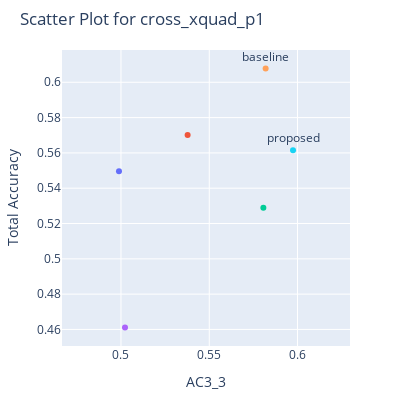
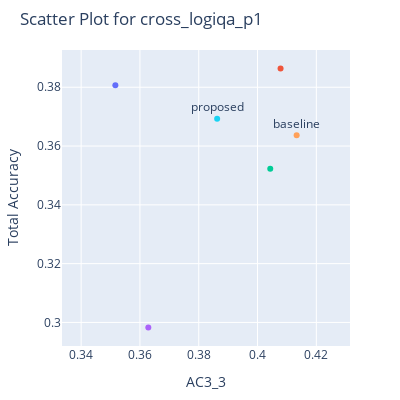
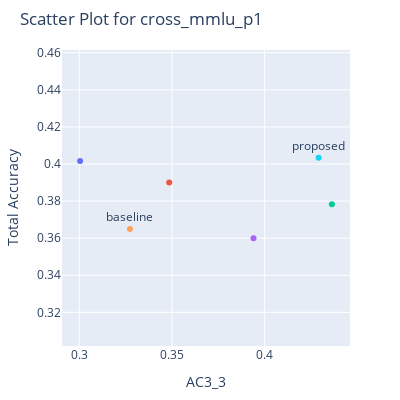

Notebook cell for these charts, in order:
### Code cell
plot_exp_result('./summary/gemma-2b-test-20240227.xlsx', 'gemma-2b.platypus-alpaca-comb.0.16.1e-4.1.gemma', 'gemma-2b.platypus-alpaca-comb.0-1-3.16.1e-4.1.gemma')

### Figure 1 — Plotly figure (JSON) as saved in the notebook; plotly's stock layout.template omitted (floating-point values rounded to 4 significant figures)
{"data": [{"hovertemplate": "name=gemma-2b.platypus-alpaca-comb.0-1.16.1e-4.1.gemma<br>AC3_3=%{x}<br>Total Accuracy=%{y}<extra></extra>", "legendgroup": "gemma-2b.platypus-alpaca-comb.0-1.16.1e-4.1.gemma", "marker": {"color": "#636efa", "symbol": "circle"}, "mode": "markers", "name": "gemma-2b.platypus-alpaca-comb.0-1.16.1e-4.1.gemma", "orientation": "v", "showlegend": true, "type": "scatter", "x": [0.4989], "xaxis": "x", "y": [0.5496], "yaxis": "y"}, {"hovertemplate": "name=gemma-2b.platypus-alpaca-comb.0-2-3.16.1e-4.1.gemma<br>AC3_3=%{x}<br>Total Accuracy=%{y}<extra></extra>", "legendgroup": "gemma-2b.platypus-alpaca-comb.0-2-3.16.1e-4.1.gemma", "marker": {"color": "#EF553B", "symbol": "circle"}, "mode": "markers", "name": "gemma-2b.platypus-alpaca-comb.0-2-3.16.1e-4.1.gemma", "orientation": "v", "showlegend": true, "type": "scatter", "x": [0.5378], "xaxis": "x", "y": [0.5702], "yaxis": "y"}, {"hovertemplate": "name=gemma-2b.platypus-alpaca-comb.0-2.16.1e-4.1.gemma<br>AC3_3=%{x}<br>Total Accuracy=%{y}<extra></extra>", "legendgroup": "gemma-2b.platypus-alpaca-comb.0-2.16.1e-4.1.gemma", "marker": {"color": "#00cc96", "symbol": "circle"}, "mode": "markers", "name": "gemma-2b.platypus-alpaca-comb.0-2.16.1e-4.1.gemma", "orientation": "v", "showlegend": true, "type": "scatter", "x": [0.5806], "xaxis": "x", "y": [0.529], "yaxis": "y"}, {"hovertemplate": "name=gemma-2b.platypus-alpaca-comb.0-1-2-3.16.1e-4.1.gemma<br>AC3_3=%{x}<br>Total Accuracy=%{y}<extra></extra>", "legendgroup": "gemma-2b.platypus-alpaca-comb.0-1-2-3.16.1e-4.1.gemma", "marker": {"color": "#ab63fa", "symbol": "circle"}, "mode": "markers", "name": "gemma-2b.platypus-alpaca-comb.0-1-2-3.16.1e-4.1.gemma", "orientation": "v", "showlegend": true, "type": "scatter", "x": [0.5023], "xaxis": "x", "y": [0.4611], "yaxis": "y"}, {"mode": "markers+text", "name": "gemma-2b.platypus-alpaca-comb.0.16.1e-4.1.gemma", "text": ["baseline"], "textposition": "top center", "type": "scatter", "x": [0.5819], "y": [0.6078]}, {"mode": "markers+text", "name": "gemma-2b.platypus-alpaca-comb.0-1-3.16.1e-4.1.gemma", "text": ["proposed"], "textposition": "top center", "type": "scatter", "x": [0.5974], "y": [0.5616]}], "layout": {"height": 400, "legend": {"title": {"text": "name"}, "tracegroupgap": 0}, "margin": {"b": 50, "l": 50, "r": 50, "t": 50}, "showlegend": false, "title": {"text": "Scatter Plot for cross_xquad_p1"}, "width": 400, "xaxis": {"anchor": "y", "domain": [0, 1], "scaleanchor": "y", "scaleratio": 1, "title": {"text": "AC3_3"}}, "yaxis": {"anchor": "x", "domain": [0, 1], "title": {"text": "Total Accuracy"}}}}

### Figure 2 — Plotly figure (JSON) as saved in the notebook; plotly's stock layout.template omitted (floating-point values rounded to 4 significant figures)
{"data": [{"hovertemplate": "name=gemma-2b.platypus-alpaca-comb.0-1.16.1e-4.1.gemma<br>AC3_3=%{x}<br>Total Accuracy=%{y}<extra></extra>", "legendgroup": "gemma-2b.platypus-alpaca-comb.0-1.16.1e-4.1.gemma", "marker": {"color": "#636efa", "symbol": "circle"}, "mode": "markers", "name": "gemma-2b.platypus-alpaca-comb.0-1.16.1e-4.1.gemma", "orientation": "v", "showlegend": true, "type": "scatter", "x": [0.3516], "xaxis": "x", "y": [0.3807], "yaxis": "y"}, {"hovertemplate": "name=gemma-2b.platypus-alpaca-comb.0-2-3.16.1e-4.1.gemma<br>AC3_3=%{x}<br>Total Accuracy=%{y}<extra></extra>", "legendgroup": "gemma-2b.platypus-alpaca-comb.0-2-3.16.1e-4.1.gemma", "marker": {"color": "#EF553B", "symbol": "circle"}, "mode": "markers", "name": "gemma-2b.platypus-alpaca-comb.0-2-3.16.1e-4.1.gemma", "orientation": "v", "showlegend": true, "type": "scatter", "x": [0.4078], "xaxis": "x", "y": [0.3864], "yaxis": "y"}, {"hovertemplate": "name=gemma-2b.platypus-alpaca-comb.0-2.16.1e-4.1.gemma<br>AC3_3=%{x}<br>Total Accuracy=%{y}<extra></extra>", "legendgroup": "gemma-2b.platypus-alpaca-comb.0-2.16.1e-4.1.gemma", "marker": {"color": "#00cc96", "symbol": "circle"}, "mode": "markers", "name": "gemma-2b.platypus-alpaca-comb.0-2.16.1e-4.1.gemma", "orientation": "v", "showlegend": true, "type": "scatter", "x": [0.4043], "xaxis": "x", "y": [0.3523], "yaxis": "y"}, {"hovertemplate": "name=gemma-2b.platypus-alpaca-comb.0-1-2-3.16.1e-4.1.gemma<br>AC3_3=%{x}<br>Total Accuracy=%{y}<extra></extra>", "legendgroup": "gemma-2b.platypus-alpaca-comb.0-1-2-3.16.1e-4.1.gemma", "marker": {"color": "#ab63fa", "symbol": "circle"}, "mode": "markers", "name": "gemma-2b.platypus-alpaca-comb.0-1-2-3.16.1e-4.1.gemma", "orientation": "v", "showlegend": true, "type": "scatter", "x": [0.3629], "xaxis": "x", "y": [0.2983], "yaxis": "y"}, {"mode": "markers+text", "name": "gemma-2b.platypus-alpaca-comb.0.16.1e-4.1.gemma", "text": ["baseline"], "textposition": "top center", "type": "scatter", "x": [0.4133], "y": [0.3636]}, {"mode": "markers+text", "name": "gemma-2b.platypus-alpaca-comb.0-1-3.16.1e-4.1.gemma", "text": ["proposed"], "textposition": "top center", "type": "scatter", "x": [0.3863], "y": [0.3693]}], "layout": {"height": 400, "legend": {"title": {"text": "name"}, "tracegroupgap": 0}, "margin": {"b": 50, "l": 50, "r": 50, "t": 50}, "showlegend": false, "title": {"text": "Scatter Plot for cross_logiqa_p1"}, "width": 400, "xaxis": {"anchor": "y", "domain": [0, 1], "scaleanchor": "y", "scaleratio": 1, "title": {"text": "AC3_3"}}, "yaxis": {"anchor": "x", "domain": [0, 1], "title": {"text": "Total Accuracy"}}}}

### Figure 3 — Plotly figure (JSON) as saved in the notebook; plotly's stock layout.template omitted (floating-point values rounded to 4 significant figures)
{"data": [{"hovertemplate": "name=gemma-2b.platypus-alpaca-comb.0-1.16.1e-4.1.gemma<br>AC3_3=%{x}<br>Total Accuracy=%{y}<extra></extra>", "legendgroup": "gemma-2b.platypus-alpaca-comb.0-1.16.1e-4.1.gemma", "marker": {"color": "#636efa", "symbol": "circle"}, "mode": "markers", "name": "gemma-2b.platypus-alpaca-comb.0-1.16.1e-4.1.gemma", "orientation": "v", "showlegend": true, "type": "scatter", "x": [0.3005], "xaxis": "x", "y": [0.4017], "yaxis": "y"}, {"hovertemplate": "name=gemma-2b.platypus-alpaca-comb.0-2-3.16.1e-4.1.gemma<br>AC3_3=%{x}<br>Total Accuracy=%{y}<extra></extra>", "legendgroup": "gemma-2b.platypus-alpaca-comb.0-2-3.16.1e-4.1.gemma", "marker": {"color": "#EF553B", "symbol": "circle"}, "mode": "markers", "name": "gemma-2b.platypus-alpaca-comb.0-2-3.16.1e-4.1.gemma", "orientation": "v", "showlegend": true, "type": "scatter", "x": [0.3485], "xaxis": "x", "y": [0.39], "yaxis": "y"}, {"hovertemplate": "name=gemma-2b.platypus-alpaca-comb.0-2.16.1e-4.1.gemma<br>AC3_3=%{x}<br>Total Accuracy=%{y}<extra></extra>", "legendgroup": "gemma-2b.platypus-alpaca-comb.0-2.16.1e-4.1.gemma", "marker": {"color": "#00cc96", "symbol": "circle"}, "mode": "markers", "name": "gemma-2b.platypus-alpaca-comb.0-2.16.1e-4.1.gemma", "orientation": "v", "showlegend": true, "type": "scatter", "x": [0.4362], "xaxis": "x", "y": [0.3783], "yaxis": "y"}, {"hovertemplate": "name=gemma-2b.platypus-alpaca-comb.0-1-2-3.16.1e-4.1.gemma<br>AC3_3=%{x}<br>Total Accuracy=%{y}<extra></extra>", "legendgroup": "gemma-2b.platypus-alpaca-comb.0-1-2-3.16.1e-4.1.gemma", "marker": {"color": "#ab63fa", "symbol": "circle"}, "mode": "markers", "name": "gemma-2b.platypus-alpaca-comb.0-1-2-3.16.1e-4.1.gemma", "orientation": "v", "showlegend": true, "type": "scatter", "x": [0.394], "xaxis": "x", "y": [0.36], "yaxis": "y"}, {"mode": "markers+text", "name": "gemma-2b.platypus-alpaca-comb.0.16.1e-4.1.gemma", "text": ["baseline"], "textposition": "top center", "type": "scatter", "x": [0.3273], "y": [0.365]}, {"mode": "markers+text", "name": "gemma-2b.platypus-alpaca-comb.0-1-3.16.1e-4.1.gemma", "text": ["proposed"], "textposition": "top center", "type": "scatter", "x": [0.4291], "y": [0.4033]}], "layout": {"height": 400, "legend": {"title": {"text": "name"}, "tracegroupgap": 0}, "margin": {"b": 50, "l": 50, "r": 50, "t": 50}, "showlegend": false, "title": {"text": "Scatter Plot for cross_mmlu_p1"}, "width": 400, "xaxis": {"anchor": "y", "domain": [0, 1], "scaleanchor": "y", "scaleratio": 1, "title": {"text": "AC3_3"}}, "yaxis": {"anchor": "x", "domain": [0, 1], "title": {"text": "Total Accuracy"}}}}
